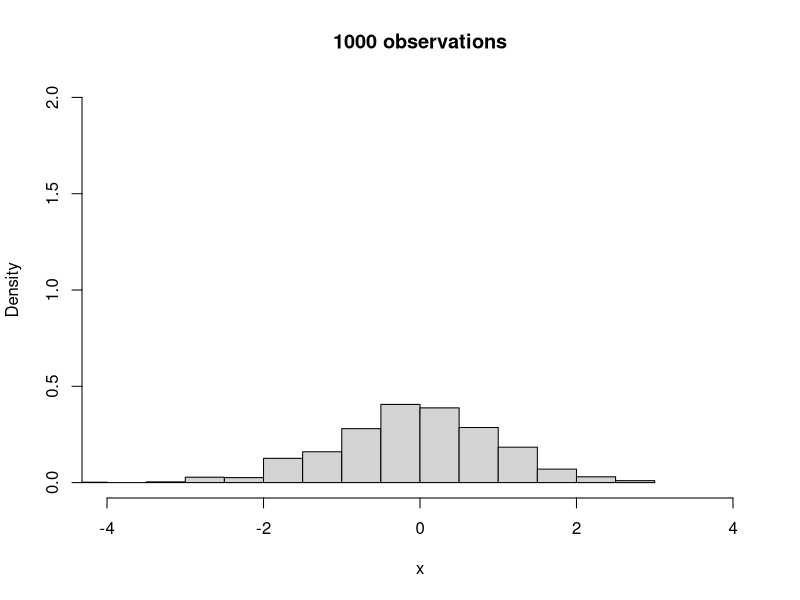
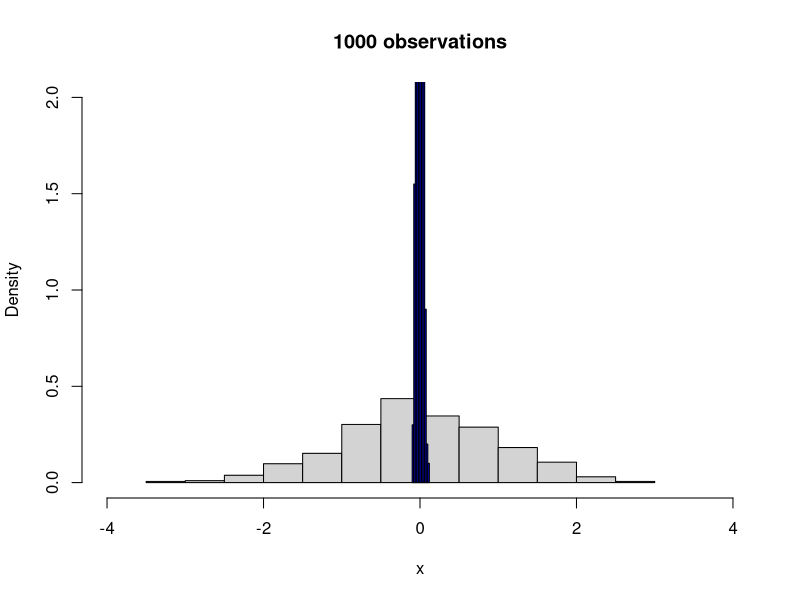
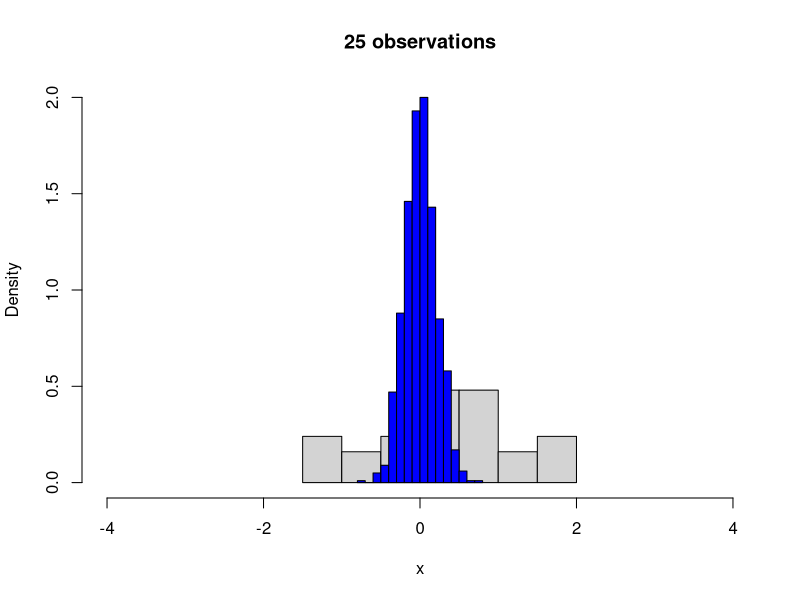
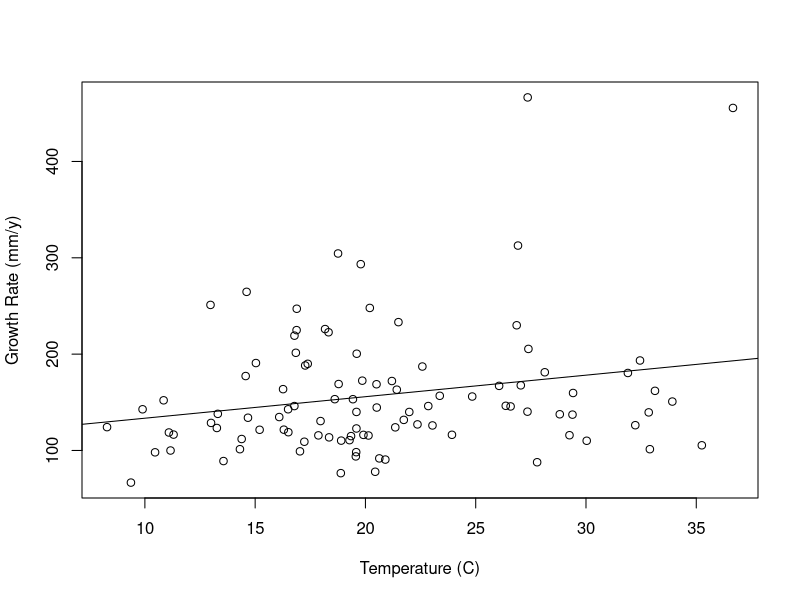
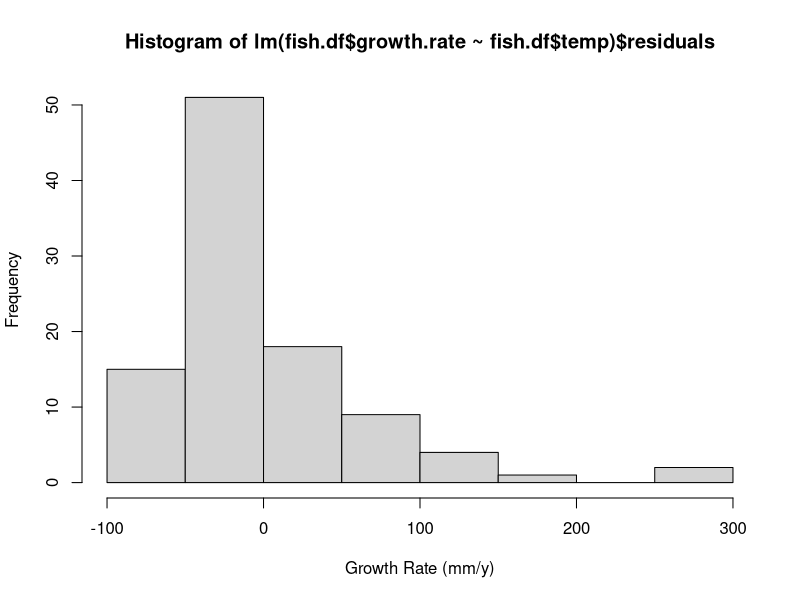
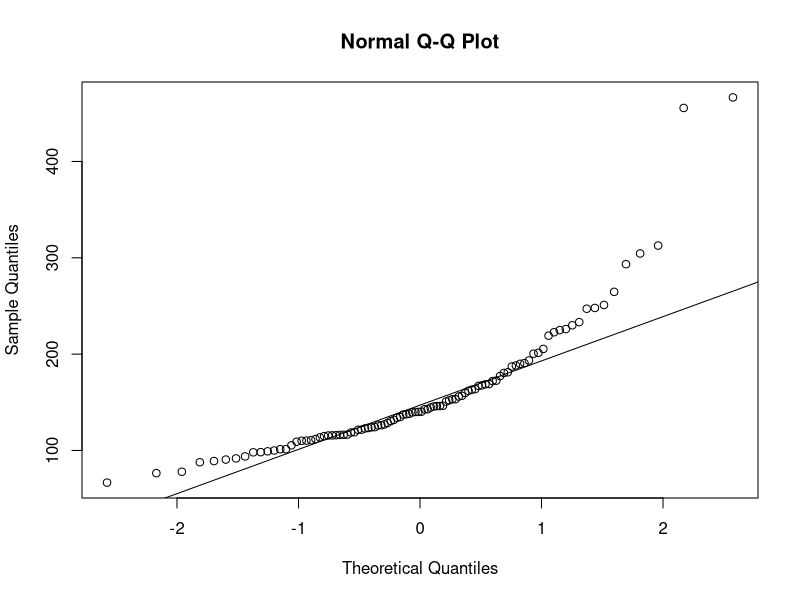
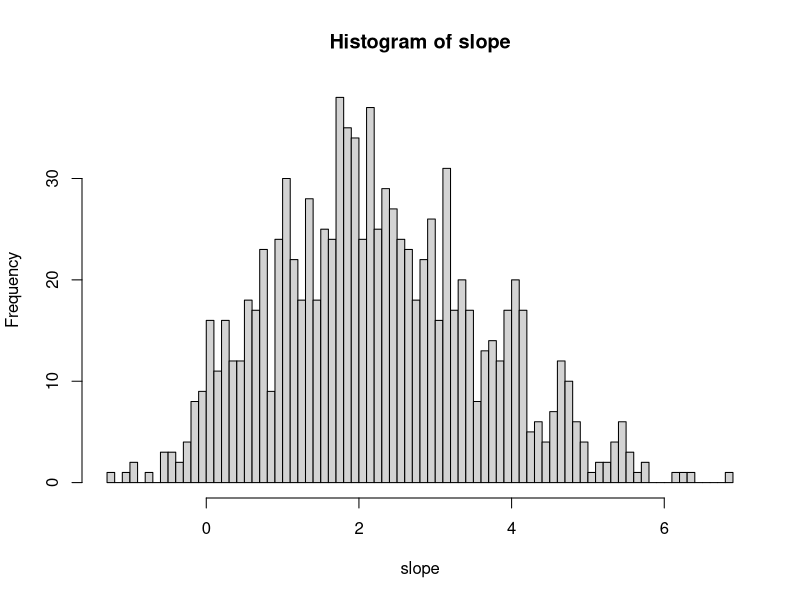
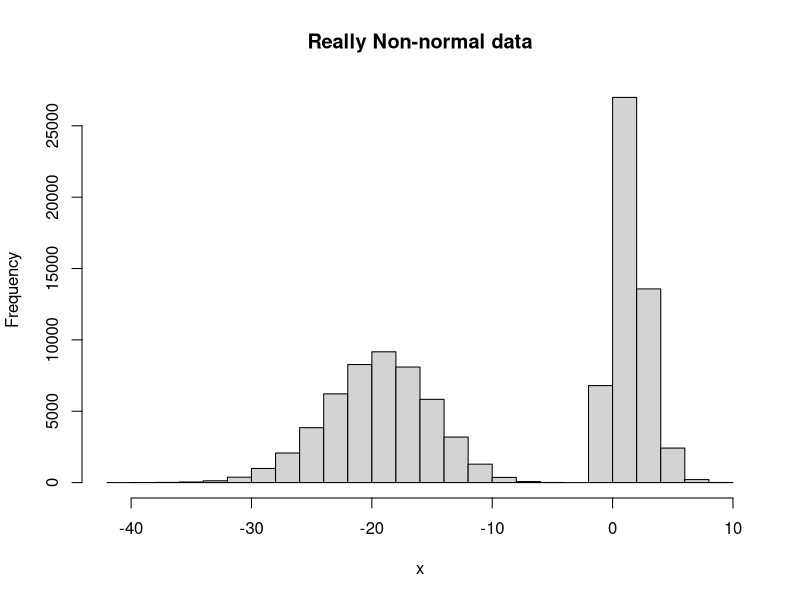

These charts were generated, in order, by the following R code:
## ---- chunk 1
library(knitr)
opts_knit$set(root.dir = "C:/Users/sowai23/Desktop/Year_2_First sem/R stats/Files/R-class-2024/WK04_Bootstrap")
## ---- chunk 2
### modelling data with a normal distribution with 1000 observations
x <- rnorm(1000)
hist(x, freq = FALSE, ylim = c(0,2), xlim = c(-4,4), main = "1000 observations")
## ---- chunk 3
### modelling data with a normal distribution with 1000 observations
x <- rnorm(1000)
hist(x, freq = FALSE, ylim = c(0,2), xlim = c(-4,4), main = "1000 observations")

#calculates the mean of that distribution 1000 times
mean.x <- replicate(1000, mean(rnorm(1000)))
hist(mean.x, add = TRUE, col = "blue", freq = FALSE)
## ---- chunk 4
s <-  sd(x)
S.E <-  s/sqrt(1000)
## ---- chunk 5
m <- mean(x)
m + 1.96 * s
m - 1.96 * s
m + 1.96*S.E
m - 1.96*S.E
## ---- chunk 6
### Now, let's do the same thing with only 25 observations
x <- rnorm(25)
hist(x, freq = FALSE, ylim = c(0,2), xlim = c(-4,4), main = "25 observations")

### Now, let's calculate the mean of that distribution 1000 times
mean.x <- replicate(1000, mean(rnorm(25)))
hist(mean.x, add = TRUE, col = "blue", freq = FALSE)
## ---- chunk 7
s <-  sd(x)
S.E <-  s/sqrt(25)
m <-  mean(x)
## ---- chunk 8
m + 1.96 * s
m - 1.96 * s
c(-1,1) * 1.96* S.E + m
## ---- chunk 9
# create the My.CI function:
My.CI <- function(x.vect){

# x.vect should be normally distributed
sd.x <- sd(x.vect)
n <- length(x.vect)
se.x <- sd.x/sqrt(n)
data.95.CI <- mean(x.vect)+1.96*c(-1,1)*sd.x
mean.95.CI <- mean(x.vect)+1.96*c(-1,1)*se.x
return(list(sd=sd.x, se=se.x, mean= mean(x.vect),
data.95 = data.95.CI,
mean.95 = mean.95.CI
)
)
}
## ---- chunk 10
# now produce all the output from the functions on x
My.CI(x)
## ---- chunk 11
#Bootstrap 

#for loops
for (i in 1:100){
print(i)
}
## ---- chunk 12
# creates an empty vector to store your output
my.output <- c()
my.input <- seq(53, 128, by=5)
## ---- chunk 13
#save it in my.output
for (i in 1:length(my.input)){
my.output[i] <- my.input[i]^2 + my.input[i]
}
my.output
## ---- chunk 14
#The sample() function This function is a great way to resample your data.
my.input
## ---- chunk 15
# Let's resample the vector my.input with replacement
sample(my.input, replace = TRUE)
# Is this the same or different from my.input?
#No, it is not the same 
## ---- chunk 16
# Let's resample the names of two groups 100 times, with different probabilities
s1 <- sample(c("Group 1", "Group 2"), size = 100, replace = TRUE,prob = c(0.3, 0.7))
table(s1)
## ---- chunk 17
#Bootstrap example
# Upload the data
fish.df <- read.csv("FishGrowthTemp.csv", header=TRUE)
## ---- chunk 18
# Plot the data
par(mfrow=c(1,1))
plot(fish.df$temp, fish.df$growth.rate,
xlab = 'Temperature (C)', ylab = 'Growth Rate (mm/y)')
abline(lm(fish.df$growth.rate~fish.df$temp))
## ---- chunk 19
# This model assumes residuals are normally distributed.
 #Are they normally distributed? No they are not
hist(lm(fish.df$growth.rate~fish.df$temp)$residuals,
xlab = 'Growth Rate (mm/y)')
## ---- chunk 20
#This shows us the same thing in a different way.
qqnorm(fish.df$growth.rate)
qqline(fish.df$growth.rate)
## ---- chunk 21
# This is the slope we observe from a linear model (y = ax + b)
lm(fish.df$growth.rate~fish.df$temp)$coef


# Doing a statistical test:
summary(lm(fish.df$growth.rate~fish.df$temp))
## ---- chunk 22
#Doing a bootstrap to see if our slope is different from 0.
# create a sample size
n.boot <- 1000

# filling it with
slope <- rep(NA, n.boot)
n.rows <- nrow(fish.df)

# create the slopes
for (i in 1:n.boot){
new.rows <- sample(1:n.rows, replace=TRUE)
new.data <- fish.df[new.rows,]
slope[i] <- lm(new.data$growth.rate ~ new.data$temp)$coef[2]
}

# Let's look at our distribution of slope:
hist(slope, breaks=100)

## ---- chunk 23
sort(slope)[n.boot*0.025] # Lower 95% CI on distribution

sort(slope)[n.boot*0.975] # Upper 95% CI on distribution
## ---- chunk 24
n = 100000
set.seed(1)
x1 <- rpois(n/2, 2)
x2 <- rpois(n/2, 19)
data <- c(x1, -x2)
hist(data, xlab = 'x', main = 'Really Non-normal data')
## ---- chunk 25
mean(data)
set.seed(1)
my.sample <- sample(data, 30, replace = TRUE)
mean(my.sample)
## ---- chunk 26
#working the confidence interval
se <- sd(my.sample)/sqrt(length(my.sample))
mean.95 <- mean(my.sample) + 1.96*c(-1,1)*se
print(mean.95)
## ---- chunk 27
# sampling distribution for the mean
n.boot <- 10000
mean.est <- rep(NA, n.boot)
for (i in 1:n.boot){
my.sample <- sample(data, 30, replace = TRUE)
mean.est[i] <- mean(my.sample)
}


# The acutal 95% of sample means are in the range
hist(mean.est, xlab = 'Sample Means')

sort(mean.est)[n.boot*0.025] # Lower 95% CI on distribution
sort(mean.est)[n.boot*0.975] # Upper 95% CI on distribution

abline(v = c(sort(mean.est)[n.boot*0.025], sort(mean.est)[n.boot*0.975]),
lty = 2, col = 'red')
